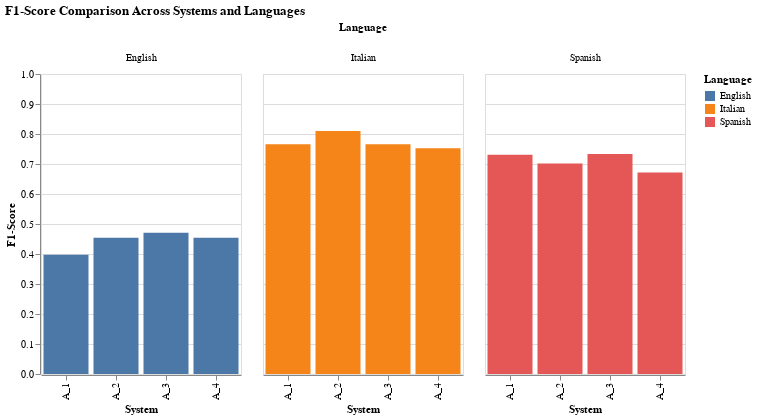

Notebook source saved alongside this figure:
### Markdown cell above
![](../figures/chart_all_metrics.svg)

### Code cell
chart_f1.show()

### Figure 1 — Vega-Lite specification as saved in the notebook (floating-point values rounded to 4 significant figures)
{"config": {"view": {"continuousWidth": 300, "continuousHeight": 300}}, "data": {"name": "data-fd844ea197489b844e51459bda8ccd1c"}, "mark": {"type": "bar"}, "encoding": {"color": {"field": "Language", "title": "Language", "type": "nominal"}, "column": {"field": "Language", "title": "Language", "type": "nominal"}, "x": {"field": "System", "title": "System", "type": "nominal"}, "y": {"field": "F1-Score", "scale": {"domain": [0, 1]}, "title": "F1-Score", "type": "quantitative"}}, "height": 300, "params": [{"name": "param_1", "select": {"type": "interval", "encodings": ["x", "y"]}, "bind": "scales"}], "title": "F1-Score Comparison Across Systems and Languages", "width": 200, "$schema": "https://vega.github.io/schema/vega-lite/v5.20.1.json", "datasets": {"data-fd844ea197489b844e51459bda8ccd1c": [{"System": "A_1", "Language": "English", "Class": "macro avg", "Precision": 0.517, "Recall": 0.5537, "F1-Score": 0.3973}, {"System": "A_2", "Language": "English", "Class": "macro avg", "Precision": 0.5199, "Recall": 0.5614, "F1-Score": 0.4545}, {"System": "A_3", "Language": "English", "Class": "macro avg", "Precision": 0.5117, "Recall": 0.5328, "F1-Score": 0.4706}, {"System": "A_4", "Language": "English", "Class": "macro avg", "Precision": 0.5199, "Recall": 0.5614, "F1-Score": 0.4545}, {"System": "A_1", "Language": "Spanish", "Class": "macro avg", "Precision": 0.7042, "Recall": 0.7965, "F1-Score": 0.7312}, {"System": "A_2", "Language": "Spanish", "Class": "macro avg", "Precision": 0.6814, "Recall": 0.8014, "F1-Score": 0.7016}, {"System": "A_3", "Language": "Spanish", "Class": "macro avg", "Precision": 0.7461, "Recall": 0.7225, "F1-Score": 0.7332}, {"System": "A_4", "Language": "Spanish", "Class": "macro avg", "Precision": 0.6611, "Recall": 0.7823, "F1-Score": 0.6714}, {"System": "A_1", "Language": "Italian", "Class": "macro avg", "Precision": 0.7853, "Recall": 0.7509, "F1-Score": 0.7659}, {"System": "A_2", "Language": "Italian", "Class": "macro avg", "Precision": 0.8461, "Recall": 0.7853, "F1-Score": 0.8103}, {"System": "A_3", "Language": "Italian", "Class": "macro avg", "Precision": 0.7853, "Recall": 0.7509, "F1-Score": 0.7659}, {"System": "A_4", "Language": "Italian", "Class": "macro avg", "Precision": 0.7302, "Recall": 0.8013, "F1-Score": 0.7523}]}}
